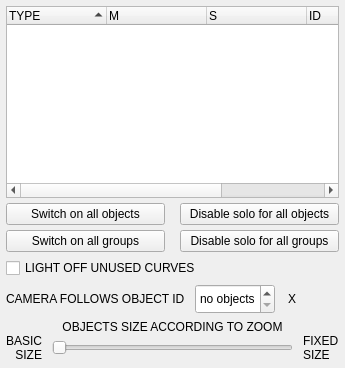
        <widget class="QWidget" name="tabView">
         <property name="statusTip">
          <string>Objects panel|This panel allows you to control the objects behaviour regarding to the score. You can mute some of them, turn objects in solo mode…</string>
         </property>
         <attribute name="icon">
          <iconset resource="../icons/IanniX.qrc">
           <normaloff>:/general/res_icon_inspector_view.png</normaloff>:/general/res_icon_inspector_view.png</iconset>
         </attribute>
         <attribute name="title">
          <string>OBJECTS</string>
         </attribute>
         <layout class="QVBoxLayout" name="verticalLayout_10">
          <property name="margin">
           <number>6</number>
          </property>
          <item>
           <widget class="QSplitter" name="splitter_3">
            <property name="orientation">
             <enum>Qt::Vertical</enum>
            </property>
            <widget class="QWidget" name="layoutWidget4">
             <layout class="QVBoxLayout" name="verticalLayout_7">
              <property name="spacing">
               <number>5</number>
              </property>
              <property name="bottomMargin">
               <number>0</number>
              </property>
              <item>
               <widget class="QTreeWidget" name="ccView">
                <property name="toolTip">
                 <string>Lists all objects of the score</string>
                </property>
                <property name="alternatingRowColors">
                 <bool>true</bool>
                </property>
                <property name="selectionMode">
                 <enum>QAbstractItemView::ExtendedSelection</enum>
                </property>
                <property name="sortingEnabled">
                 <bool>true</bool>
                </property>
                <property name="animated">
                 <bool>true</bool>
                </property>
                <attribute name="headerShowSortIndicator" stdset="0">
                 <bool>true</bool>
                </attribute>
                <column>
                 <property name="text">
                  <string>TYPE</string>
                 </property>
                </column>
                <column>
                 <property name="text">
                  <string>M</string>
                 </property>
                </column>
                <column>
                 <property name="text">
                  <string>S</string>
                 </property>
                </column>
                <column>
                 <property name="text">
                  <string>ID</string>
                 </property>
                </column>
                <column>
                 <property name="text">
                  <string>GROUP ID</string>
                 </property>
                </column>
               </widget>
              </item>
              <item>
               <layout class="QHBoxLayout" name="horizontalLayout_6">
                <property name="spacing">
                 <number>15</number>
                </property>
                <item>
                 <widget class="QPushButton" name="unmuteObjects">
                  <property name="minimumSize">
                   <size>
                    <width>0</width>
                    <height>22</height>
                   </size>
                  </property>
                  <property name="maximumSize">
                   <size>
                    <width>16777215</width>
                    <height>16777215</height>
                   </size>
                  </property>
                  <property name="toolTip">
                   <string>Switch on all objects</string>
                  </property>
                  <property name="text">
                   <string>Switch on all objects</string>
                  </property>
                 </widget>
                </item>
                <item>
                 <widget class="QPushButton" name="unsoloObjects">
                  <property name="minimumSize">
                   <size>
                    <width>0</width>
                    <height>22</height>
                   </size>
                  </property>
                  <property name="maximumSize">
                   <size>
                    <width>16777215</width>
                    <height>16777215</height>
                   </size>
                  </property>
                  <property name="toolTip">
                   <string>Disable solo for all objects</string>
                  </property>
                  <property name="text">
                   <string>Disable solo for all objects</string>
                  </property>
                 </widget>
                </item>
               </layout>
              </item>
              <item>
               <layout class="QHBoxLayout" name="horizontalLayout_7">
                <property name="spacing">
                 <number>15</number>
                </property>
                <item>
                 <widget class="QPushButton" name="unmuteGroups">
                  <property name="minimumSize">
                   <size>
                    <width>0</width>
                    <height>22</height>
                   </size>
                  </property>
                  <property name="maximumSize">
                   <size>
                    <width>16777215</width>
                    <height>16777215</height>
                   </size>
                  </property>
                  <property name="toolTip">
                   <string>Switch on all groups</string>
                  </property>
                  <property name="text">
                   <string>Switch on all groups</string>
                  </property>
                 </widget>
                </item>
                <item>
                 <widget class="QPushButton" name="unsoloGroups">
                  <property name="minimumSize">
                   <size>
                    <width>0</width>
                    <height>22</height>
                   </size>
                  </property>
                  <property name="maximumSize">
                   <size>
                    <width>16777215</width>
                    <height>16777215</height>
                   </size>
                  </property>
                  <property name="toolTip">
                   <string>Disable solo for all groups</string>
                  </property>
                  <property name="text">
                   <string>Disable solo for all groups</string>
                  </property>
                 </widget>
                </item>
               </layout>
              </item>
             </layout>
            </widget>
           </widget>
          </item>
          <item>
           <widget class="QCheckBox" name="viewCurveOpacityCheck">
            <property name="toolTip">
             <string>Gives a small opacity on curves which has no cursor running on</string>
            </property>
            <property name="text">
             <string>LIGHT OFF UNUSED CURVES</string>
            </property>
            <property name="checked">
             <bool>false</bool>
            </property>
           </widget>
          </item>
          <item>
           <layout class="QHBoxLayout" name="horizontalLayout_9">
            <property name="spacing">
             <number>10</number>
            </property>
            <item>
             <widget class="QLabel" name="followIdLabel">
              <property name="sizePolicy">
               <sizepolicy hsizetype="Maximum" vsizetype="Preferred">
                <horstretch>0</horstretch>
                <verstretch>0</verstretch>
               </sizepolicy>
              </property>
              <property name="text">
               <string>CAMERA FOLLOWS OBJECT ID</string>
              </property>
              <property name="buddy">
               <cstring>followId</cstring>
              </property>
             </widget>
            </item>
            <item>
             <widget class="QSpinBox" name="followId">
              <property name="minimumSize">
               <size>
                <width>80</width>
                <height>30</height>
               </size>
              </property>
              <property name="maximumSize">
               <size>
                <width>80</width>
                <height>16777215</height>
               </size>
              </property>
              <property name="toolTip">
               <string>Camera point of view can be controled by an object. Type here the ID of this object.</string>
              </property>
              <property name="specialValueText">
               <string>no objects</string>
              </property>
              <property name="minimum">
               <number>-1</number>
              </property>
              <property name="maximum">
               <number>999999</number>
              </property>
              <property name="value">
               <number>-1</number>
              </property>
             </widget>
            </item>
            <item>
             <widget class="QPushButton" name="followIdClear">
              <property name="toolTip">
               <string>Resets camera follow object ID</string>
              </property>
              <property name="styleSheet">
               <string notr="true">QPushButton  {
	min-width:  		14px;
	min-height: 		14px;
	max-width:  	14px;
	max-height: 	14px;
	width:  				14px;
	height: 			14px;
	border-radius: 7px;
	margin: 			0px;
	padding:			0px;
}</string>
              </property>
              <property name="text">
               <string>X</string>
              </property>
             </widget>
            </item>
            <item>
             <spacer name="horizontalSpacer_4">
              <property name="orientation">
               <enum>Qt::Horizontal</enum>
              </property>
              <property name="sizeHint" stdset="0">
               <size>
                <width>40</width>
                <height>20</height>
               </size>
              </property>
             </spacer>
            </item>
           </layout>
          </item>
          <item>
           <widget class="QWidget" name="widget" native="true">
            <property name="statusTip">
             <string>Autoresize option|This options will adapt the size of objects according to the current zoom. When you zoom or unzoom very far, objects like triggers may be very big or invisible. This feature allows you to have a clear and homogenous vision of your score by resizing objects to a reasonable size.</string>
            </property>
            <layout class="QVBoxLayout" name="verticalLayout_22">
             <property name="spacing">
              <number>0</number>
             </property>
             <property name="margin">
              <number>0</number>
             </property>
             <item>
              <widget class="QLabel" name="autoresizeLabel">
               <property name="text">
                <string>OBJECTS SIZE ACCORDING TO ZOOM</string>
               </property>
               <property name="alignment">
                <set>Qt::AlignCenter</set>
               </property>
              </widget>
             </item>
             <item>
              <layout class="QHBoxLayout" name="horizontalLayout">
               <property name="spacing">
                <number>10</number>
               </property>
               <item>
                <widget class="QLabel" name="autoresizeLabelLeft">
                 <property name="sizePolicy">
                  <sizepolicy hsizetype="Maximum" vsizetype="Preferred">
                   <horstretch>0</horstretch>
                   <verstretch>0</verstretch>
                  </sizepolicy>
                 </property>
                 <property name="text">
                  <string>BASIC
SIZE</string>
                 </property>
                 <property name="alignment">
                  <set>Qt::AlignRight|Qt::AlignTrailing|Qt::AlignVCenter</set>
                 </property>
                 <property name="buddy">
                  <cstring>followId</cstring>
                 </property>
                </widget>
               </item>
               <item>
                <widget class="QSlider" name="autoresizeSlider">
                 <property name="toolTip">
                  <string>Rescales objects size according to zoom</string>
                 </property>
                 <property name="maximum">
                  <number>100</number>
                 </property>
                 <property name="orientation">
                  <enum>Qt::Horizontal</enum>
                 </property>
                </widget>
               </item>
               <item>
                <widget class="QLabel" name="autoresizeLabelRight">
                 <property name="sizePolicy">
                  <sizepolicy hsizetype="Maximum" vsizetype="Preferred">
                   <horstretch>0</horstretch>
                   <verstretch>0</verstretch>
                  </sizepolicy>
                 </property>
                 <property name="text">
                  <string>FIXED
SIZE</string>
                 </property>
                 <property name="buddy">
                  <cstring>followId</cstring>
                 </property>
                </widget>
               </item>
              </layout>
             </item>
            </layout>
           </widget>
          </item>
         </layout>
        </widget>
